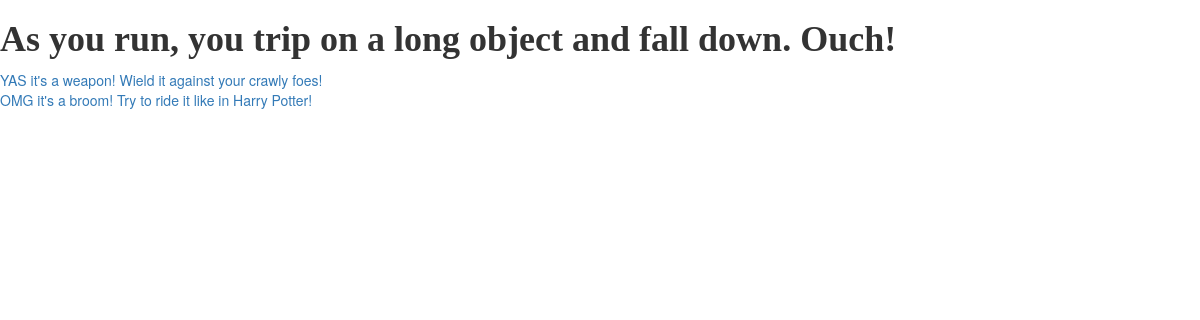
/question/3/, run on the app's committed database.
### cobra/models.py (models this page shows, shortened)
class Question(models.Model):
    question_text = models.CharField(max_length=200)
    image = models.ImageField(null=True, blank=True)

class Choice(models.Model):
    choice_text = models.CharField(max_length=200)
    destination = models.ForeignKey('Question')
    question = models.ForeignKey('Question', related_name='choices')
    link = 'LNK'
    sms = 'SMS'
    email = 'EML'
    braintree = 'BT'
    choice_type_choices = (
        (link, 'link'),
        (sms, 'sms'),
        (email, 'email'),
        (braintree, 'braintree'),
    )
    choice_type = models.CharField(
        max_length=15,
        choices=choice_type_choices,
        default=link,
    )

### cobra/views.py (the view)
# urls.py: url(r'^question/(?P<question_id>[0-9]+)/$', display_question, name='display_question'),
def display_question(request, question_id):
    question = get_object_or_404(Question, pk=question_id)
    choices = question.choices.all()
    choice_type = Choice.choice_type
    context = {
        'fun_question': question,
        'fun_choices': choices,
        'choice_type': choice_type
    }
    return render(request, 'hello.html', context)

### cobra/templates/hello.html (shortened to what this page needs)
<html>
<head>
    {% load static %}
    <link rel="stylesheet" href="//maxcdn.bootstrapcdn.com/bootstrap/3.2.0/css/bootstrap.min.css">
    <link rel="stylesheet" href="//maxcdn.bootstrapcdn.com/bootstrap/3.2.0/css/bootstrap-theme.min.css">
    <link rel="stylesheet" href="{% static 'static/stylesheet.css' %}">
</head>
<body>
<h1><b> {{ fun_question.question_text }} </b></h1>
<p>
    {% for choice in fun_choices %}
		{% if choice.choice_type == 'LNK' %}
         <A href="{% url 'display_question' choice.destination_id %}">{{ choice.choice_text }}</A>
        {% elif choice.choice_type == 'SMS' %}
        <A href="{% url 'choice' choice.pk %}">{{ choice.choice_text }}</A>
        {% elif choice.choice_type == 'EML' %}
        <A href="{% url 'email' choice.pk %}">{{ choice.choice_text }}</A>
        {% elif choice.choice_type == 'BT' %}
        <a href="{% url 'braintree' choice.pk %}"> {{ choice.choice_text }} </A>
        {% else %}
<p> cry </p>
        {% endif %}
    <br>
    {% endfor %}
</p>
</body>
</html>

### cobra/static/stylesheet.css (style rules this page uses)
h1, h2, h3, h4 { font-family: 'Lobster', cursive; }

### data on the page
Question: question_text "As you run, you trip on a long object and fall down. Ouch!"
Choice: choice_text "YAS it's a weapon! Wield it against your crawly foes!"
Choice: choice_text "OMG it's a broom! Try to ride it like in Harry Potter!"
